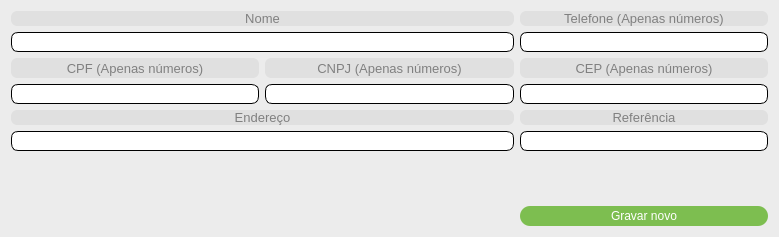
<?xml version="1.0" encoding="UTF-8"?>
<ui version="4.0">
 <class>fm_novaVenda_cadastroCliente</class>
 <widget class="QDialog" name="fm_novaVenda_cadastroCliente">
  <property name="geometry">
   <rect>
    <x>0</x>
    <y>0</y>
    <width>779</width>
    <height>237</height>
   </rect>
  </property>
  <property name="windowTitle">
   <string>Cadastrar cliente</string>
  </property>
  <property name="styleSheet">
   <string notr="true">QDialog{
background:#ececec
}</string>
  </property>
  <layout class="QGridLayout" name="gridLayout">
   <item row="0" column="0" colspan="2">
    <layout class="QVBoxLayout" name="vlNome">
     <item>
      <widget class="QLabel" name="lbNome">
       <property name="sizePolicy">
        <sizepolicy hsizetype="Preferred" vsizetype="Preferred">
         <horstretch>0</horstretch>
         <verstretch>0</verstretch>
        </sizepolicy>
       </property>
       <property name="styleSheet">
        <string notr="true">QLabel{
background:#e0e0e0;
color:#808080;
font-size:10pt;
border:none;
border-radius:6px;
}</string>
       </property>
       <property name="text">
        <string>Nome</string>
       </property>
       <property name="alignment">
        <set>Qt::AlignCenter</set>
       </property>
      </widget>
     </item>
     <item>
      <widget class="QLineEdit" name="lineNome">
       <property name="sizePolicy">
        <sizepolicy hsizetype="Preferred" vsizetype="Preferred">
         <horstretch>0</horstretch>
         <verstretch>0</verstretch>
        </sizepolicy>
       </property>
       <property name="minimumSize">
        <size>
         <width>150</width>
         <height>20</height>
        </size>
       </property>
       <property name="styleSheet">
        <string notr="true">QLineEdit:enabled{background:#ffffff;}
QLineEdit:disabled{background:#e7e7e7;}

QLineEdit{
color:#303030;
font-size:9pt;
border-radius:7px;
border:1px solid black;
}</string>
       </property>
       <property name="text">
        <string/>
       </property>
       <property name="maxLength">
        <number>150</number>
       </property>
      </widget>
     </item>
    </layout>
   </item>
   <item row="0" column="2">
    <layout class="QVBoxLayout" name="vlTel">
     <item>
      <widget class="QLabel" name="lbTel">
       <property name="sizePolicy">
        <sizepolicy hsizetype="Preferred" vsizetype="Preferred">
         <horstretch>0</horstretch>
         <verstretch>0</verstretch>
        </sizepolicy>
       </property>
       <property name="styleSheet">
        <string notr="true">QLabel{
background:#e0e0e0;
color:#808080;
font-size:10pt;
border:none;
border-radius:6px;
}</string>
       </property>
       <property name="text">
        <string>Telefone (Apenas números)</string>
       </property>
       <property name="alignment">
        <set>Qt::AlignCenter</set>
       </property>
      </widget>
     </item>
     <item>
      <widget class="QLineEdit" name="lineTel">
       <property name="sizePolicy">
        <sizepolicy hsizetype="Preferred" vsizetype="Preferred">
         <horstretch>0</horstretch>
         <verstretch>0</verstretch>
        </sizepolicy>
       </property>
       <property name="minimumSize">
        <size>
         <width>150</width>
         <height>20</height>
        </size>
       </property>
       <property name="styleSheet">
        <string notr="true">QLineEdit:enabled{background:#ffffff;}
QLineEdit:disabled{background:#e7e7e7;}

QLineEdit{
color:#303030;
font-size:9pt;
border-radius:7px;
border:1px solid black;
}</string>
       </property>
       <property name="text">
        <string/>
       </property>
       <property name="maxLength">
        <number>11</number>
       </property>
      </widget>
     </item>
    </layout>
   </item>
   <item row="1" column="0">
    <layout class="QVBoxLayout" name="vlCpf">
     <item>
      <widget class="QLabel" name="lbCpf">
       <property name="sizePolicy">
        <sizepolicy hsizetype="Preferred" vsizetype="Preferred">
         <horstretch>0</horstretch>
         <verstretch>0</verstretch>
        </sizepolicy>
       </property>
       <property name="minimumSize">
        <size>
         <width>150</width>
         <height>20</height>
        </size>
       </property>
       <property name="styleSheet">
        <string notr="true">QLabel{
background:#e0e0e0;
color:#808080;
font-size:10pt;
border:none;
border-radius:6px;
}</string>
       </property>
       <property name="text">
        <string>CPF (Apenas números)</string>
       </property>
       <property name="alignment">
        <set>Qt::AlignCenter</set>
       </property>
      </widget>
     </item>
     <item>
      <widget class="QLineEdit" name="lineCpf">
       <property name="sizePolicy">
        <sizepolicy hsizetype="Preferred" vsizetype="Preferred">
         <horstretch>0</horstretch>
         <verstretch>0</verstretch>
        </sizepolicy>
       </property>
       <property name="minimumSize">
        <size>
         <width>150</width>
         <height>20</height>
        </size>
       </property>
       <property name="styleSheet">
        <string notr="true">QLineEdit:enabled{background:#ffffff;}
QLineEdit:disabled{background:#e7e7e7;}

QLineEdit{
color:#303030;
font-size:9pt;
border-radius:7px;
border:1px solid black;
}</string>
       </property>
       <property name="text">
        <string/>
       </property>
       <property name="maxLength">
        <number>11</number>
       </property>
      </widget>
     </item>
    </layout>
   </item>
   <item row="1" column="1">
    <layout class="QVBoxLayout" name="vlCnpj">
     <item>
      <widget class="QLabel" name="lbCnpj">
       <property name="sizePolicy">
        <sizepolicy hsizetype="Preferred" vsizetype="Preferred">
         <horstretch>0</horstretch>
         <verstretch>0</verstretch>
        </sizepolicy>
       </property>
       <property name="styleSheet">
        <string notr="true">QLabel{
background:#e0e0e0;
color:#808080;
font-size:10pt;
border:none;
border-radius:6px;
}</string>
       </property>
       <property name="text">
        <string>CNPJ (Apenas números)</string>
       </property>
       <property name="alignment">
        <set>Qt::AlignCenter</set>
       </property>
      </widget>
     </item>
     <item>
      <widget class="QLineEdit" name="lineCnpj">
       <property name="sizePolicy">
        <sizepolicy hsizetype="Preferred" vsizetype="Preferred">
         <horstretch>0</horstretch>
         <verstretch>0</verstretch>
        </sizepolicy>
       </property>
       <property name="minimumSize">
        <size>
         <width>150</width>
         <height>20</height>
        </size>
       </property>
       <property name="styleSheet">
        <string notr="true">QLineEdit:enabled{background:#ffffff;}
QLineEdit:disabled{background:#e7e7e7;}

QLineEdit{
color:#303030;
font-size:9pt;
border-radius:7px;
border:1px solid black;
}</string>
       </property>
       <property name="text">
        <string/>
       </property>
       <property name="maxLength">
        <number>14</number>
       </property>
      </widget>
     </item>
    </layout>
   </item>
   <item row="1" column="2">
    <layout class="QVBoxLayout" name="vlCep">
     <item>
      <widget class="QLabel" name="lbCep">
       <property name="sizePolicy">
        <sizepolicy hsizetype="Preferred" vsizetype="Preferred">
         <horstretch>0</horstretch>
         <verstretch>0</verstretch>
        </sizepolicy>
       </property>
       <property name="styleSheet">
        <string notr="true">QLabel{
background:#e0e0e0;
color:#808080;
font-size:10pt;
border:none;
border-radius:6px;
}</string>
       </property>
       <property name="text">
        <string>CEP (Apenas números)</string>
       </property>
       <property name="alignment">
        <set>Qt::AlignCenter</set>
       </property>
      </widget>
     </item>
     <item>
      <widget class="QLineEdit" name="lineCep">
       <property name="sizePolicy">
        <sizepolicy hsizetype="Preferred" vsizetype="Preferred">
         <horstretch>0</horstretch>
         <verstretch>0</verstretch>
        </sizepolicy>
       </property>
       <property name="minimumSize">
        <size>
         <width>150</width>
         <height>20</height>
        </size>
       </property>
       <property name="styleSheet">
        <string notr="true">QLineEdit:enabled{background:#ffffff;}
QLineEdit:disabled{background:#e7e7e7;}

QLineEdit{
color:#303030;
font-size:9pt;
border-radius:7px;
border:1px solid black;
}</string>
       </property>
       <property name="text">
        <string/>
       </property>
       <property name="maxLength">
        <number>8</number>
       </property>
      </widget>
     </item>
    </layout>
   </item>
   <item row="2" column="0" colspan="2">
    <layout class="QVBoxLayout" name="vlEndereco">
     <item>
      <widget class="QLabel" name="lbEndereco">
       <property name="sizePolicy">
        <sizepolicy hsizetype="Preferred" vsizetype="Preferred">
         <horstretch>0</horstretch>
         <verstretch>0</verstretch>
        </sizepolicy>
       </property>
       <property name="styleSheet">
        <string notr="true">QLabel{
background:#e0e0e0;
color:#808080;
font-size:10pt;
border:none;
border-radius:6px;
}</string>
       </property>
       <property name="text">
        <string>Endereço</string>
       </property>
       <property name="alignment">
        <set>Qt::AlignCenter</set>
       </property>
      </widget>
     </item>
     <item>
      <widget class="QLineEdit" name="lineEndereco">
       <property name="sizePolicy">
        <sizepolicy hsizetype="Preferred" vsizetype="Preferred">
         <horstretch>0</horstretch>
         <verstretch>0</verstretch>
        </sizepolicy>
       </property>
       <property name="minimumSize">
        <size>
         <width>150</width>
         <height>20</height>
        </size>
       </property>
       <property name="styleSheet">
        <string notr="true">QLineEdit:enabled{background:#ffffff;}
QLineEdit:disabled{background:#e7e7e7;}

QLineEdit{
color:#303030;
font-size:9pt;
border-radius:7px;
border:1px solid black;
}</string>
       </property>
       <property name="text">
        <string/>
       </property>
       <property name="maxLength">
        <number>150</number>
       </property>
      </widget>
     </item>
    </layout>
   </item>
   <item row="2" column="2">
    <layout class="QVBoxLayout" name="vlRef">
     <item>
      <widget class="QLabel" name="lbRef">
       <property name="sizePolicy">
        <sizepolicy hsizetype="Preferred" vsizetype="Preferred">
         <horstretch>0</horstretch>
         <verstretch>0</verstretch>
        </sizepolicy>
       </property>
       <property name="styleSheet">
        <string notr="true">QLabel{
background:#e0e0e0;
color:#808080;
font-size:10pt;
border:none;
border-radius:6px;
}</string>
       </property>
       <property name="text">
        <string>Referência</string>
       </property>
       <property name="alignment">
        <set>Qt::AlignCenter</set>
       </property>
      </widget>
     </item>
     <item>
      <widget class="QLineEdit" name="lineRef">
       <property name="sizePolicy">
        <sizepolicy hsizetype="Preferred" vsizetype="Preferred">
         <horstretch>0</horstretch>
         <verstretch>0</verstretch>
        </sizepolicy>
       </property>
       <property name="minimumSize">
        <size>
         <width>150</width>
         <height>20</height>
        </size>
       </property>
       <property name="styleSheet">
        <string notr="true">QLineEdit:enabled{background:#ffffff;}
QLineEdit:disabled{background:#e7e7e7;}

QLineEdit{
color:#303030;
font-size:9pt;
border-radius:7px;
border:1px solid black;
}</string>
       </property>
       <property name="text">
        <string/>
       </property>
       <property name="maxLength">
        <number>150</number>
       </property>
      </widget>
     </item>
    </layout>
   </item>
   <item row="3" column="0" colspan="3">
    <spacer name="vs">
     <property name="orientation">
      <enum>Qt::Vertical</enum>
     </property>
     <property name="sizeHint" stdset="0">
      <size>
       <width>478</width>
       <height>58</height>
      </size>
     </property>
    </spacer>
   </item>
   <item row="4" column="2">
    <widget class="QPushButton" name="btnGravar">
     <property name="sizePolicy">
      <sizepolicy hsizetype="Preferred" vsizetype="Preferred">
       <horstretch>0</horstretch>
       <verstretch>0</verstretch>
      </sizepolicy>
     </property>
     <property name="minimumSize">
      <size>
       <width>150</width>
       <height>20</height>
      </size>
     </property>
     <property name="cursor">
      <cursorShape>PointingHandCursor</cursorShape>
     </property>
     <property name="styleSheet">
      <string notr="true">QPushButton:enabled{background:#7dbe50;}
QPushButton:disabled{background:#aaff7f;}
QPushButton:pressed{background:#aaff00;}
QPushButton{
color:#ffffff;
font-size:9pt;
border:none;
border-radius:10px;
}</string>
     </property>
     <property name="text">
      <string>Gravar novo</string>
     </property>
    </widget>
   </item>
  </layout>
 </widget>
 <tabstops>
  <tabstop>lineNome</tabstop>
  <tabstop>lineTel</tabstop>
  <tabstop>lineCnpj</tabstop>
  <tabstop>lineCep</tabstop>
  <tabstop>lineEndereco</tabstop>
  <tabstop>lineRef</tabstop>
  <tabstop>btnGravar</tabstop>
 </tabstops>
 <resources/>
 <connections/>
</ui>
